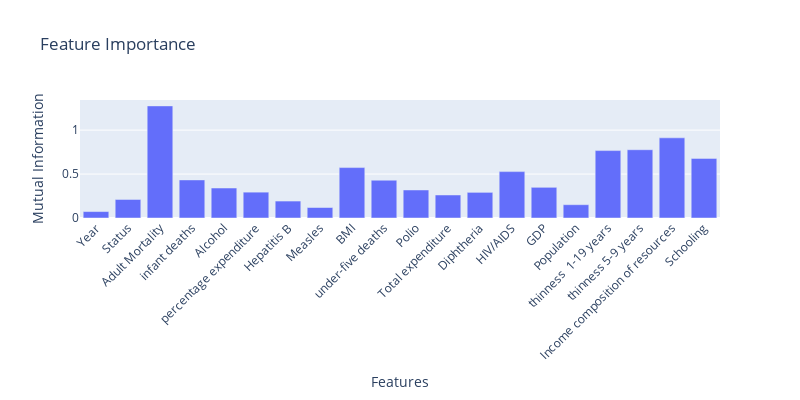

The cell this chart's notebook holds for it:
### Markdown cell above
#### **Data analysis and preprocessing**

$({1.5} \space point)$

Explore the dataset by plotting graphs of features you think are important to visualize their relationship with the target (`Life expectancy`). Use boxplots to understand feature distributions. There are no minimum/maximum requirements for graphs. Explore what helps you understand the dataset.

Check the dependencies between features and the target to identify which have the biggest impact (see the `mutual_information` section below).

The dataset has one categorical feature (`Status`) that has been encoded as binary (1=Developed, 0=Developing). Ensure all features are numeric and handle missing values appropriately.

Machine learning models are sensitive to the scale of input features, so normalization is applied above.

**Mutual Information**

Mutual information measures the dependency between variables and can help identify features strongly associated with `Life expectancy`. For this task, you may use [`mutual_info_regression`](https://scikit-learn.org/stable/modules/generated/sklearn.feature_selection.mutual_info_regression.html) from Scikit-learn as an exploratory tool (an exception to the no-Scikit-learn rule for modeling).

### Code cell
import numpy as np
import plotly.express as px # Here I proposed Plotly, for interactive plots. You can use other libraries, such as Seaborn or Matplotlib, if you prefer.
from sklearn.feature_selection import mutual_info_regression

# Prepare raw data (before normalization) for mutual information calculation
X_raw = df.drop("Life expectancy", axis=1)
y_raw = df["Life expectancy"]

# Compute mutual information; "Year" (index 0)
mt_info = mutual_info_regression(X_raw, y_raw, discrete_features=[0])  # Year is is treated as discrete

# Create a Series for visualization
mt_info_df = pd.Series(mt_info, index=X_raw.columns)

# Plot mutual information as a bar chart using Plotly or other library of your choice
fig = px.bar(
    x=mt_info_df.index,
    y=mt_info_df.values,
    labels={'x': 'Features', 'y': 'Mutual Information'},
    title='Feature Importance',
    height=400,
    width=800
)
fig.update_layout(
    xaxis_tickangle=-45,
    xaxis_title="Features",
    yaxis_title="Mutual Information",
    bargap=0.2
)
fig.show()

### Figure 1 — Plotly figure (JSON) as saved in the notebook; plotly's stock layout.template omitted (floating-point values rounded to 4 significant figures)
{"data": [{"hovertemplate": "Features=%{x}<br>Mutual Information=%{y}<extra></extra>", "legendgroup": "", "marker": {"color": "#636efa", "pattern": {"shape": ""}}, "name": "", "orientation": "v", "showlegend": false, "textposition": "auto", "type": "bar", "x": ["Year", "Status", "Adult Mortality", "infant deaths", "Alcohol", "percentage expenditure", "Hepatitis B", "Measles", "BMI", "under-five deaths", "Polio", "Total expenditure", "Diphtheria", "HIV/AIDS", "GDP", "Population", "thinness  1-19 years", "thinness 5-9 years", "Income composition of resources", "Schooling"], "xaxis": "x", "y": [0.07319, 0.2108, 1.276, 0.4333, 0.3411, 0.2941, 0.1927, 0.1195, 0.5737, 0.4303, 0.3188, 0.2618, 0.2918, 0.5279, 0.3491, 0.1513, 0.7671, 0.7768, 0.9121, 0.6783], "yaxis": "y"}], "layout": {"bargap": 0.2, "barmode": "relative", "height": 400, "legend": {"tracegroupgap": 0}, "title": {"text": "Feature Importance"}, "width": 800, "xaxis": {"anchor": "y", "domain": [0, 1], "tickangle": -45, "title": {"text": "Features"}}, "yaxis": {"anchor": "x", "domain": [0, 1], "title": {"text": "Mutual Information"}}}}
